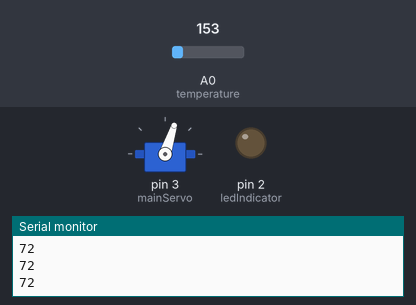
This sketch was run on a simulated Arduino Uno, built with avr-gcc and run on an emulated ATmega328P. Shown: servo, output pins drawn as LEDs (lit = HIGH), the last lines printed to the serial monitor. The test bench sets the inputs (shaded band); at power-on: A0 (temperature) = 153.

Above: at 1.8 s.
1.9 s: A0 (temperature) set to 165
At 4.1 s:
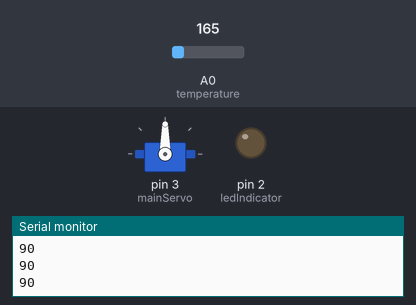
4.4 s: A0 (temperature) set to 175
At 6.2 s:
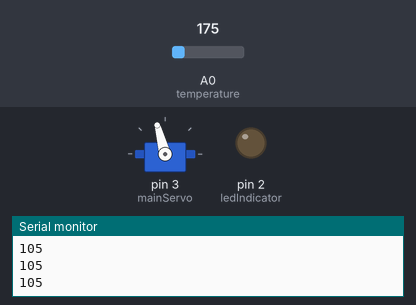
6.9 s: A0 (temperature) set to 191
At 9.1 s:
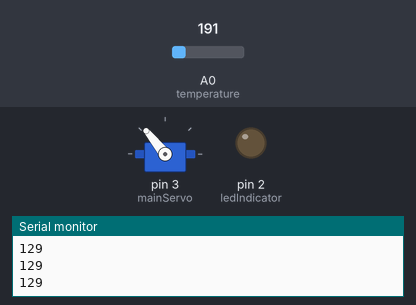
9.4 s: A0 (temperature) set to 221
At 11.0 s:
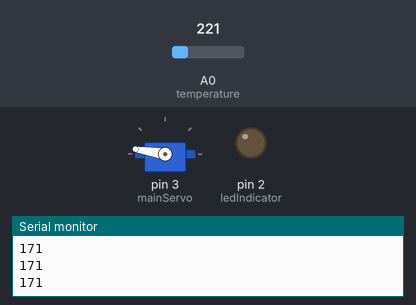
11.9 s: A0 (temperature) set to 133
At 14.1 s:
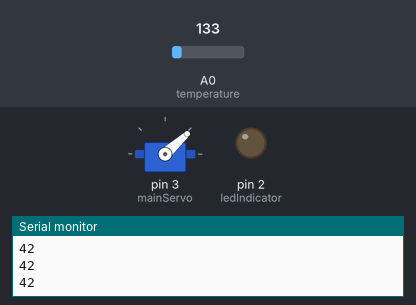
14.4 s: A0 (temperature) set to 114
At 16.0 s:
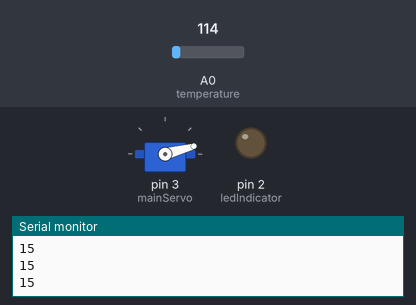
Timing chart, 0 to 17.5 s (numbered marks = the images above; inputs shaded):
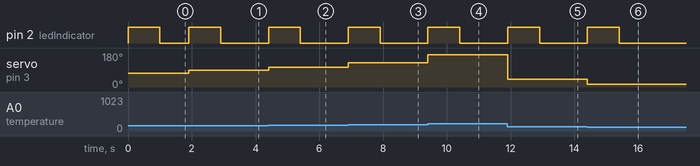

Measured:
- after the input at 1.9 s, pin 2 (ledIndicator): LOW → HIGH at once, → LOW 1.0 s later; servo on pin 3 (mainServo): 72° → 90° at once
- after the input at 4.4 s, pin 2 (ledIndicator): LOW → HIGH at once, → LOW 1.0 s later; servo on pin 3 (mainServo): 90° → 105° at once
- after the input at 6.9 s, pin 2 (ledIndicator): LOW → HIGH at once, → LOW 1.0 s later; servo on pin 3 (mainServo): 105° → 129° at once
- after the input at 9.4 s, pin 2 (ledIndicator): LOW → HIGH at once, → LOW 1.0 s later; servo on pin 3 (mainServo): 129° → 171° at once
- after the input at 11.9 s, pin 2 (ledIndicator): LOW → HIGH at once, → LOW 1.0 s later; servo on pin 3 (mainServo): 171° → 42° at once
- after the input at 14.4 s, pin 2 (ledIndicator): LOW → HIGH at once, → LOW 1.0 s later; servo on pin 3 (mainServo): 42° → 15° at once

The sketch:

servo_motor_control1.ino
```cpp
#include <Servo.h>

#define temperature A0
#define ledIndicator 2

Servo mainServo;
int position = 0;
int previousPosition;

void setup() {

  pinMode(temperature, INPUT);
  pinMode(ledIndicator, OUTPUT);
  mainServo.attach(3);

  Serial.begin(9600);

}

void loop() {


  int tempReading = analogRead(temperature);
  float voltage = tempReading * 5.0;
  voltage /= 1024.0;
  float tempC = (voltage - 0.5) * 100;
  int position = map(tempC, 0, 30, 0, 90);
  Serial.println(position);
  if(previousPosition != position){
     mainServo.write(position);
  	 digitalWrite(ledIndicator, HIGH);
     delay(1000);
  }

  digitalWrite(ledIndicator, LOW);
  previousPosition = position;
}
```
